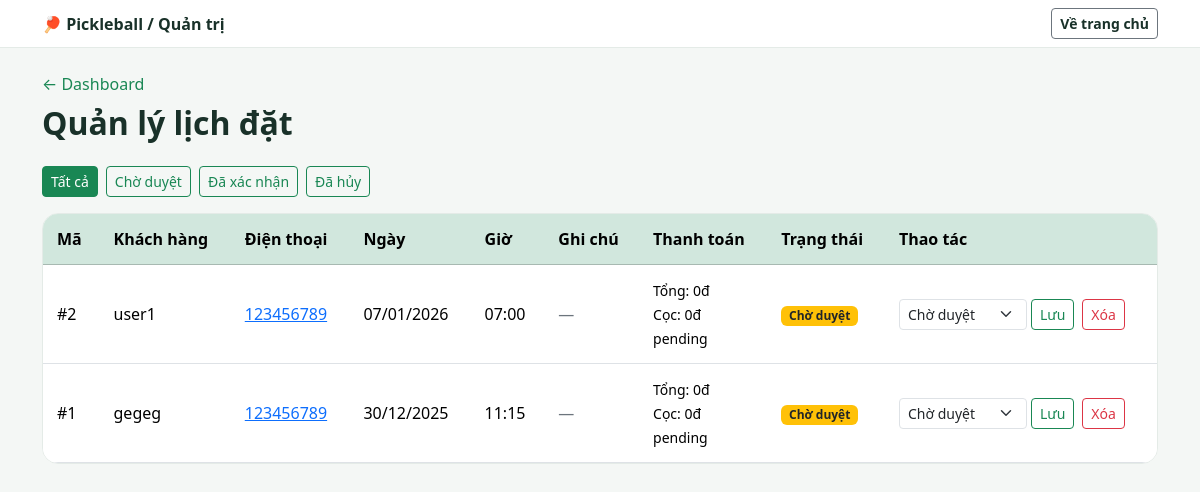
Page /admin/booking.php (signed in) on the committed database.
### tables this page shows
CREATE TABLE `booking` (
  `id` int(11) NOT NULL,
  `name` varchar(100) NOT NULL,
  `DT` varchar(12) NOT NULL,
  `ngaydat` date NOT NULL,
  `giodat` time NOT NULL,
  `note` text DEFAULT NULL,
  `STATUS` varchar(20) DEFAULT 'pending',
  `total_amount` int(11) NOT NULL DEFAULT 0,
  `deposit_amount` int(11) NOT NULL DEFAULT 0,
  `deposit_status` varchar(20) NOT NULL DEFAULT 'pending'
);

### src/admin/booking.php (the view, shortened to what this page needs)
<?php
require "../config.php";
$filter = $_GET['status'] ?? 'all';
if ($filter === 'all') {
    $result = $conn->query('SELECT id, name, DT, ngaydat, giodat, note, STATUS, total_amount, deposit_amount, deposit_status FROM booking ORDER BY ngaydat DESC, giodat ASC');
} else {
    $stmt = $conn->prepare('SELECT id, name, DT, ngaydat, giodat, note, STATUS, total_amount, deposit_amount, deposit_status FROM booking WHERE STATUS = ? ORDER BY ngaydat DESC, giodat ASC');
    $stmt->bind_param('s', $filter);
    $stmt->execute();
    $result = $stmt->get_result();
}
$statusNames = ['pending' => 'Chờ duyệt', 'confirmed' => 'Đã xác nhận', 'cancelled' => 'Đã hủy'];
?>
<!DOCTYPE html>
<html lang="vi">
<head>
    <link href="https://cdn.jsdelivr.net/npm/bootstrap@5.3.2/dist/css/bootstrap.min.css" rel="stylesheet">
</head>
<body>
<nav class="navbar topbar"><div class="container"><a href="dashboar.php">🏓 Pickleball / Quản trị</a><a class="btn btn-outline-secondary btn-sm" href="../index.php">Về trang chủ</a></div></nav>
<main class="container py-4">
    <div class="d-flex flex-wrap justify-content-between align-items-end gap-3 mb-4"><div><a href="dashboar.php" class="text-success text-decoration-none">← Dashboard</a><h1 class="h2 fw-bold mt-2 mb-0">Quản lý lịch đặt</h1></div></div>
    <div class="d-flex flex-wrap gap-2 mb-3">
        <?php foreach (['all' => 'Tất cả', 'pending' => 'Chờ duyệt', 'confirmed' => 'Đã xác nhận', 'cancelled' => 'Đã hủy'] as $key => $label) { ?>
            <a class="btn btn-sm <?= $filter === $key ? 'btn-success' : 'btn-outline-success' ?>" href="booking.php<?= $key === 'all' ? '' : '?status=' . $key ?>"><?= $label ?></a>
        <?php } ?>
    </div>
    <div class="panel table-responsive">
        <table class="table table-hover mb-0">
            <thead class="table-success"><tr><th>Mã</th><th>Khách hàng</th><th>Điện thoại</th><th>Ngày</th><th>Giờ</th><th>Ghi chú</th><th>Thanh toán</th><th>Trạng thái</th><th>Thao tác</th></tr></thead>
            <tbody>
            <?php if ($result && $result->num_rows > 0) { while ($row = $result->fetch_assoc()) {
                $status = $row['STATUS'] ?: 'pending';
                $badge = $status === 'confirmed' ? 'success' : ($status === 'cancelled' ? 'secondary' : 'warning text-dark');
            ?>
                <tr>
                    <td>#<?= (int) $row['id'] ?></td>
                    <td><?= htmlspecialchars($row['name'], ENT_QUOTES, 'UTF-8') ?></td>
                    <td><a href="tel:<?= htmlspecialchars($row['DT'], ENT_QUOTES, 'UTF-8') ?>"><?= htmlspecialchars($row['DT'], ENT_QUOTES, 'UTF-8') ?></a></td>
                    <td><?= date('d/m/Y', strtotime($row['ngaydat'])) ?></td>
                    <td><?= htmlspecialchars(substr($row['giodat'], 0, 5), ENT_QUOTES, 'UTF-8') ?></td>
                    <td><?= nl2br(htmlspecialchars($row['note'] ?? '', ENT_QUOTES, 'UTF-8')) ?: '<span class="text-secondary">—</span>' ?></td>
                    <td><small>Tổng: <?= number_format((int) $row['total_amount'], 0, ',', '.') ?>đ<br>Cọc: <?= number_format((int) $row['deposit_amount'], 0, ',', '.') ?>đ<br><?= htmlspecialchars($row['deposit_status'], ENT_QUOTES, 'UTF-8') ?></small></td>
                    <td><span class="badge text-bg-<?= $badge ?>"><?= htmlspecialchars($statusNames[$status] ?? $status, ENT_QUOTES, 'UTF-8') ?></span></td>
                    <td><div class="d-flex flex-wrap gap-2">
                        <form method="post" class="d-flex gap-1">
                            <select name="status" class="form-select form-select-sm" aria-label="Trạng thái lịch #<?= (int) $row['id'] ?>">
                                <?php foreach ($statusNames as $value => $label) { ?><option value="<?= $value ?>" <?= $status === $value ? 'selected' : '' ?>><?= $label ?></option><?php } ?>
                            </select>
                            <button class="btn btn-sm btn-outline-success">Lưu</button>
                        </form>
                        <form method="post" onsubmit="return confirm('Xóa lịch đặt #<?= (int) $row['id'] ?>?')">
                            <button class="btn btn-sm btn-outline-danger">Xóa</button>
                        </form>
                    </div></td>
                </tr>
            <?php } } else { ?><tr><td colspan="9" class="text-center py-5 text-secondary">Không có lịch đặt trong mục này.</td></tr><?php } ?>
            </tbody>
        </table>
    </div>
</main>
</body>
</html>

### src/admin/booking.php (style rules this page uses)
body { background: #f4f7f5; color: #193129; }
.topbar { background: #fff; border-bottom: 1px solid #e4ebe7; }
.topbar a { color: #193129; text-decoration: none; font-weight: 700; }
.panel { overflow: hidden; background: #fff; border: 1px solid #e4ebe7; border-radius: 16px; }
.table th, .table td { padding: 13px 14px; vertical-align: middle; }

### rows in the picture
booking: id "2", name "user1", DT "123456789", ngaydat "07/01/2026", giodat "07:00", note "—", total_amount "0", deposit_amount "0", deposit_status "pending", STATUS "Chờ duyệt", status "Chờ duyệt"
booking: id "1", name "gegeg", DT "123456789", ngaydat "30/12/2025", giodat "11:15", note "—", total_amount "0", deposit_amount "0", deposit_status "pending", STATUS "Chờ duyệt", status "Chờ duyệt"

### other values in the picture
$label "Tất cả"
$label "Chờ duyệt"
$label "Đã xác nhận"
$label "Đã hủy"
